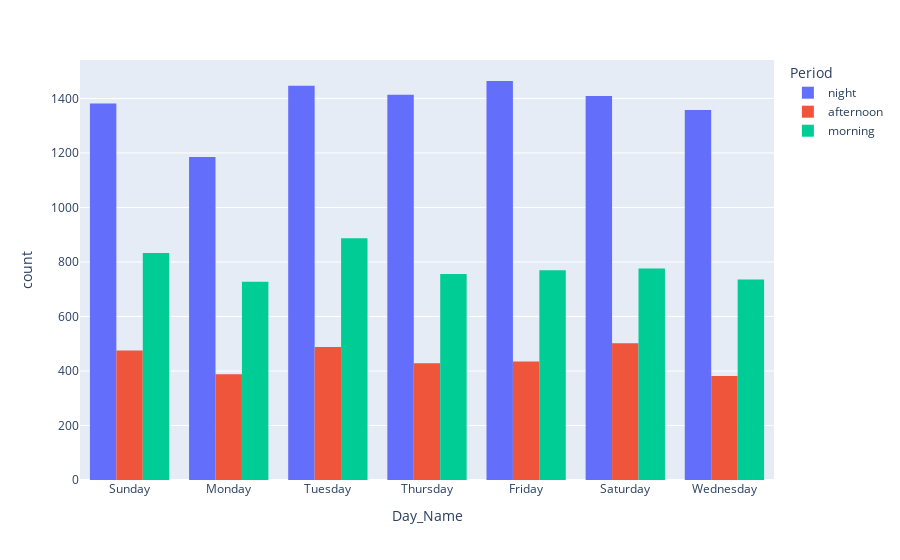

Notebook cell for this chart:
### Code cell
# show histogram for day_name colored by Period

### Figure 1 — Plotly figure (JSON) as saved in the notebook; plotly's stock layout.template omitted (floating-point values rounded to 4 significant figures; data arrays with more than 128 entries replaced by an {"elided": "..."} marker saying what was removed)
{"data": [{"alignmentgroup": "True", "bingroup": "x", "hovertemplate": "Period=night<br>Day_Name=%{x}<br>count=%{y}<extra></extra>", "legendgroup": "night", "marker": {"color": "#636efa", "pattern": {"shape": ""}}, "name": "night", "offsetgroup": "night", "orientation": "v", "showlegend": true, "type": "histogram", "x": {"elided": "9658 str values"}, "xaxis": "x", "yaxis": "y"}, {"alignmentgroup": "True", "bingroup": "x", "hovertemplate": "Period=afternoon<br>Day_Name=%{x}<br>count=%{y}<extra></extra>", "legendgroup": "afternoon", "marker": {"color": "#EF553B", "pattern": {"shape": ""}}, "name": "afternoon", "offsetgroup": "afternoon", "orientation": "v", "showlegend": true, "type": "histogram", "x": {"elided": "3098 str values"}, "xaxis": "x", "yaxis": "y"}, {"alignmentgroup": "True", "bingroup": "x", "hovertemplate": "Period=morning<br>Day_Name=%{x}<br>count=%{y}<extra></extra>", "legendgroup": "morning", "marker": {"color": "#00cc96", "pattern": {"shape": ""}}, "name": "morning", "offsetgroup": "morning", "orientation": "v", "showlegend": true, "type": "histogram", "x": {"elided": "5485 str values"}, "xaxis": "x", "yaxis": "y"}], "layout": {"barmode": "group", "legend": {"title": {"text": "Period"}, "tracegroupgap": 0}, "margin": {"t": 60}, "xaxis": {"anchor": "y", "domain": [0, 1], "title": {"text": "Day_Name"}}, "yaxis": {"anchor": "x", "domain": [0, 1], "title": {"text": "count"}}}}
